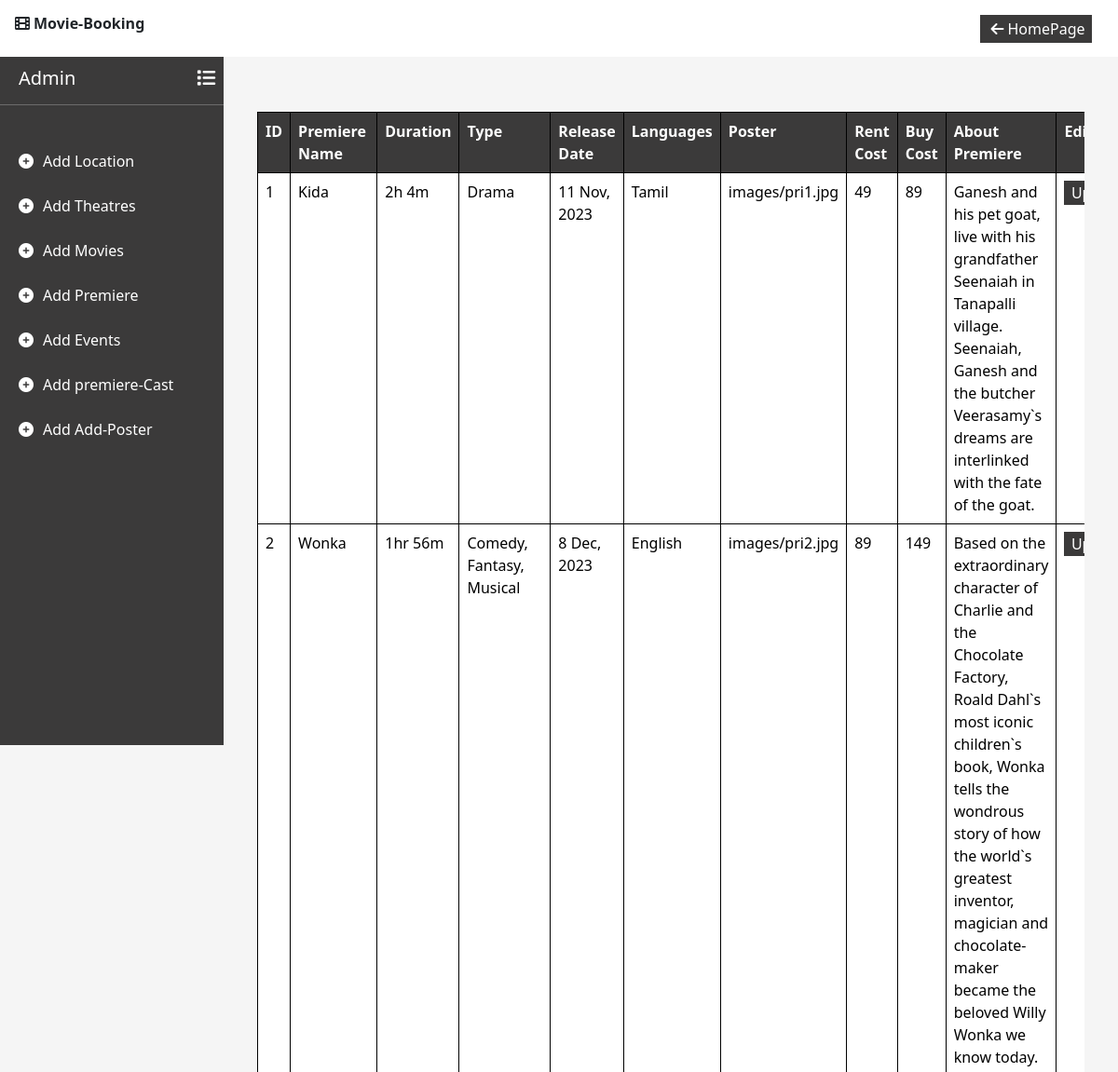
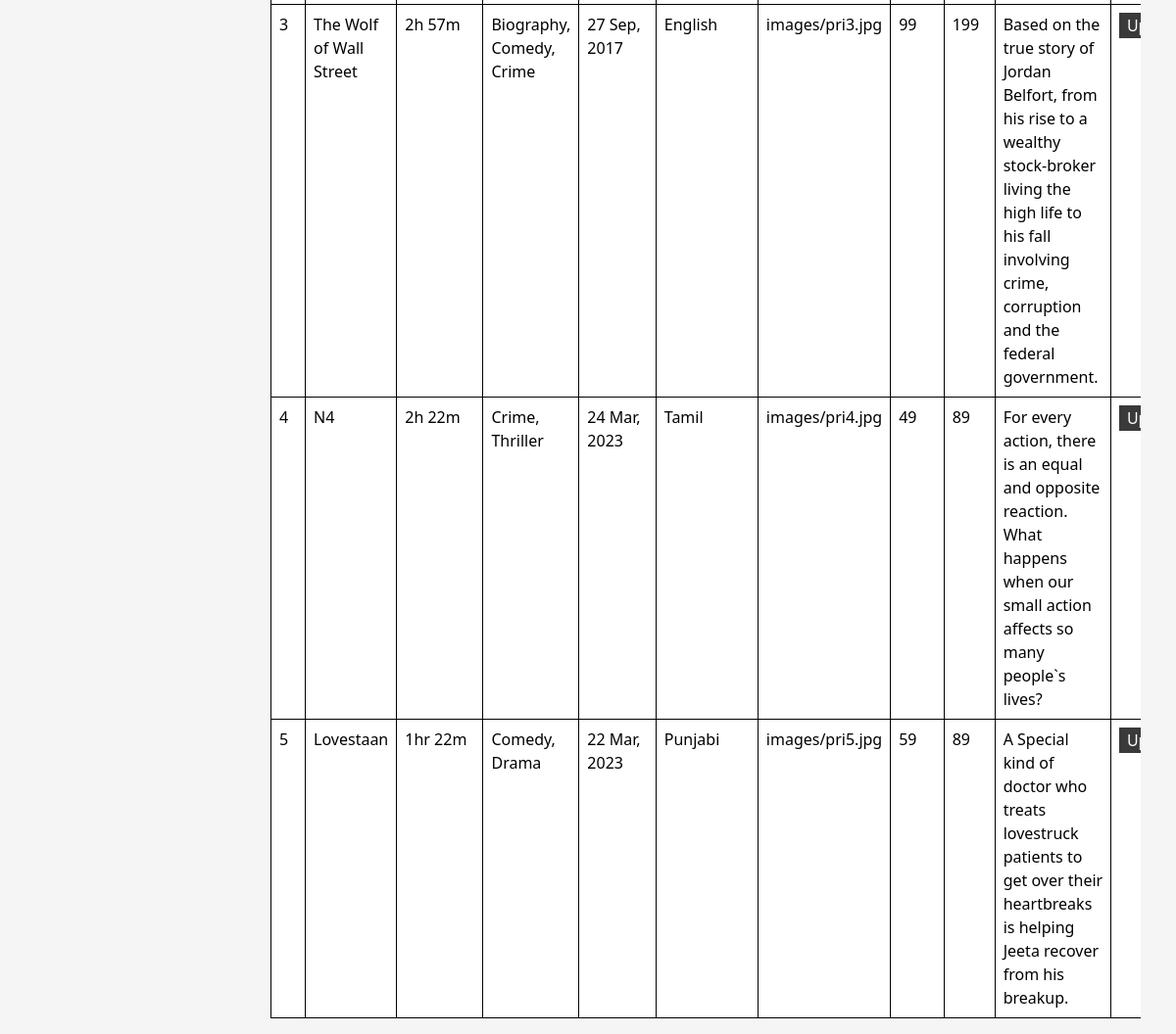
Screenshot of /premiereManage/ with the database file from the repository (2 pictures, top to bottom).
### movie/models.py (models this page shows)
class Premium_Movie(models.Model):
    premiere_name = models.CharField(max_length=50)
    duration = models.CharField(max_length=10)
    type = models.CharField(max_length=100)
    release_date = models.CharField(max_length=20)
    languages = models.CharField(max_length=50)
    premiere_poster = models.ImageField(upload_to='images')
    rent_cost = models.IntegerField()
    buy_cost = models.IntegerField()
    about_movie = models.TextField(max_length=500)

### movie/views.py (the view)
# urls.py: path('premiereManage/',views.premiereManage),
def premiereManage(request):
    context={}
    premiere = Premium_Movie.objects.all()
    context["premieres"]=premiere
    return render(request,"premiereManage.html",context)

### movie/templates/premiereManage.html (shortened to what this page needs)
<!DOCTYPE html>
<html lang="en">
<head>
    <link href="https://cdn.jsdelivr.net/npm/bootstrap@5.3.2/dist/css/bootstrap.min.css" rel="stylesheet">
    <link rel="stylesheet" href="https://cdnjs.cloudflare.com/ajax/libs/font-awesome/6.0.0/css/all.min.css">
</head>
<body>
    <nav class="navbar navbar-expand-lg d-flex flex-row bg-white fixed-top">
        <div class="container-fluid justify-content-start">
            <p class="fonticon"><i class="fa-solid fa-film mx-1"></i>Movie-Booking</p>
        </div>
        <div class="container-fluid justify-content-end mx-3">
            <button type="button" id="logbtn" onclick="back()"><i class="fa-solid fa-arrow-left mx-1"></i>HomePage</button>
        </div>
    </nav>
    <div class="sidebar">
        <div class="sidebar-content">
            <h5 class="admin">Admin<i class="fa-solid fa-list"></i></h5><hr>
        </div>
        <P class="links"><i class="fa-solid fa-circle-plus"></i><a href="/addLocation/" class="addlink">Add Location</a></P>
        <P class="links"><i class="fa-solid fa-circle-plus"></i><a href="/addTheatre/" class="addlink">Add Theatres</a></P>
        <P class="links"><i class="fa-solid fa-circle-plus"></i><a href="/addMovies/" class="addlink">Add Movies</a></P>
        <P class="links"><i class="fa-solid fa-circle-plus"></i><a href="/addPremiere/" class="addlink">Add Premiere</a></P>
        <P class="links"><i class="fa-solid fa-circle-plus"></i><a href="/addEvents/" class="addlink">Add Events</a></P>
        <P class="links"><i class="fa-solid fa-circle-plus"></i><a href="/addCast/" class="addlink">Add premiere-Cast</a></P>
        <P class="links"><i class="fa-solid fa-circle-plus"></i><a href="/addPoster/" class="addlink">Add Add-Poster</a></P>
    </div>
    <div class="content">
        <div class="container d-flex align-items-center justify-content-center">
            <div class="table-responsive">
                <table class="table">
                    <tr>
                        <th>ID</th>
                        <th>Premiere Name</th>
                        <th>Duration</th>
                        <th>Type</th>
                        <th>Release Date</th>
                        <th>Languages</th>
                        <th>Poster</th>
                        <th>Rent Cost</th>
                        <th>Buy Cost</th>
                        <th>About Premiere</th>
                        <th>Edit</th>
                    </tr>
                    {% for premiere in premieres %}
                    <tr>
                        <td>{{premiere.id}}</td>
                        <td>{{premiere.premiere_name}}</td>
                        <td>{{premiere.duration}}</td>
                        <td>{{premiere.type}}</td>
                        <td>{{premiere.release_date}}</td>
                        <td>{{premiere.languages}}</td>
                        <td>{{premiere.premiere_poster}}</td>
                        <td>{{premiere.rent_cost}}</td>
                        <td>{{premiere.buy_cost}}</td>
                        <td>{{premiere.about_movie}}</td>
                        <td><button class="edbtn"><a href="/editpremiere/{{premiere.id}}/" class="hrefbtn">Update</a></button></td>
                    </tr>
                    {% endfor %}
                </table>
            </div>
        </div>
    </div>
</body>
</html>

### movie/templates/premiereManage.html (style rules this page uses)
body { background-color: whitesmoke; }
#logbtn { border: none; background-color: rgb(59, 58, 58); color: white; width: 120px; height: 30px; }
.sidebar { width: 20%; background-color: rgb(59, 58, 58); color: white; height: 100vh; position: fixed; display: flex; flex-direction: column; }
.sidebar-content { padding-top: 30%; }
.admin { margin-left: 20px }
.fa-solid.fa-list { margin-left: 130px; }
hr { margin-bottom: 20%; }
.fonticon { font-weight: 700; margin-top: 5px; }
.addlink { color: white; text-decoration: none; margin-left: 10px; }
.fa-solid.fa-circle-plus { margin-left: 20px; }
.links { margin-bottom: 10%; }
.content { width: 76%; margin-top: 10%; margin-left: 22%; margin-right: 2%; position: absolute; }
.table-responsive { width: 100%; }
.table { border: 1px solid black !important; }
.table tr,.table th, .table td { border: 1px solid black !important; }
.table th { background-color: rgb(59, 58, 58); color: white; }
.edbtn { width: 70px; height: 26px; background-color: rgb(59, 58, 58); color: white !important; border: none; }
.hrefbtn { text-decoration: none; color: white; }

### rows the page displays
Premium_Movie: id "1", premiere_name "Kida", duration "2h 4m", type "Drama", release_date "11 Nov, 2023", languages "Tamil", premiere_poster "images/pri1.jpg", rent_cost "49", buy_cost "89", about_movie "Ganesh and his pet goat, live with his grandfather Seenaiah in Tanapalli village. Seenaiah, Ganesh and the butcher Veerasamy`s dreams are interlinked with the fate of the goat."
Premium_Movie: id "2", premiere_name "Wonka", duration "1hr 56m", type "Comedy, Fantasy, Musical", release_date "8 Dec, 2023", languages "English", premiere_poster "images/pri2.jpg", rent_cost "89", buy_cost "149", about_movie "Based on the extraordinary character of Charlie and the Chocolate Factory, Roald Dahl`s most iconic children`s book, Wonka tells the wondrous story of how the world`s greatest inventor, magician and chocolate-maker became the beloved Willy Wonka we know today."
Premium_Movie: id "3", premiere_name "The Wolf of Wall Street", duration "2h 57m", type "Biography, Comedy, Crime", release_date "27 Sep, 2017", languages "English", premiere_poster "images/pri3.jpg", rent_cost "99", buy_cost "199", about_movie "Based on the true story of Jordan Belfort, from his rise to a wealthy stock-broker living the high life to his fall involving crime, corruption and the federal government."
Premium_Movie: id "4", premiere_name "N4", duration "2h 22m", type "Crime, Thriller", release_date "24 Mar, 2023", languages "Tamil", premiere_poster "images/pri4.jpg", rent_cost "49", buy_cost "89", about_movie "For every action, there is an equal and opposite reaction. What happens when our small action affects so many people`s lives?"
Premium_Movie: id "5", premiere_name "Lovestaan", duration "1hr 22m", type "Comedy, Drama", release_date "22 Mar, 2023", languages "Punjabi", premiere_poster "images/pri5.jpg", rent_cost "59", buy_cost "89", about_movie "A Special kind of doctor who treats lovestruck patients to get over their heartbreaks is helping Jeeta recover from his breakup."
